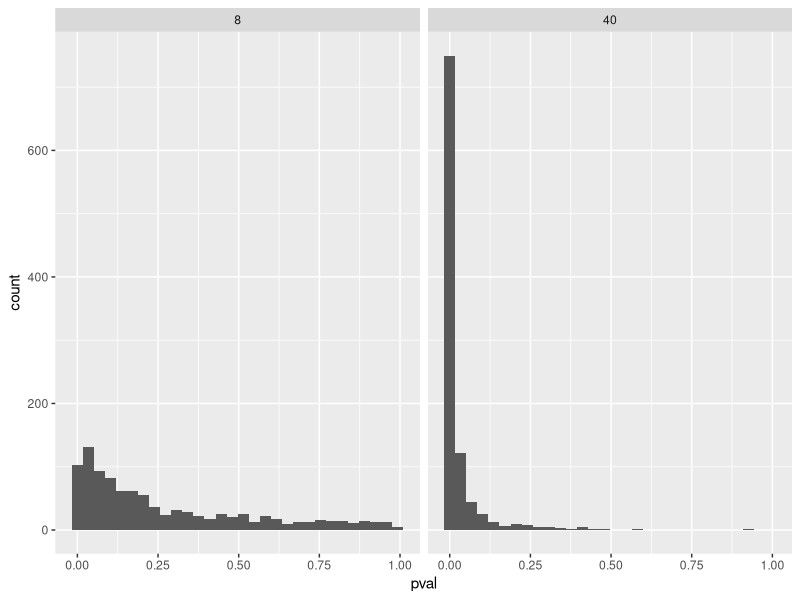
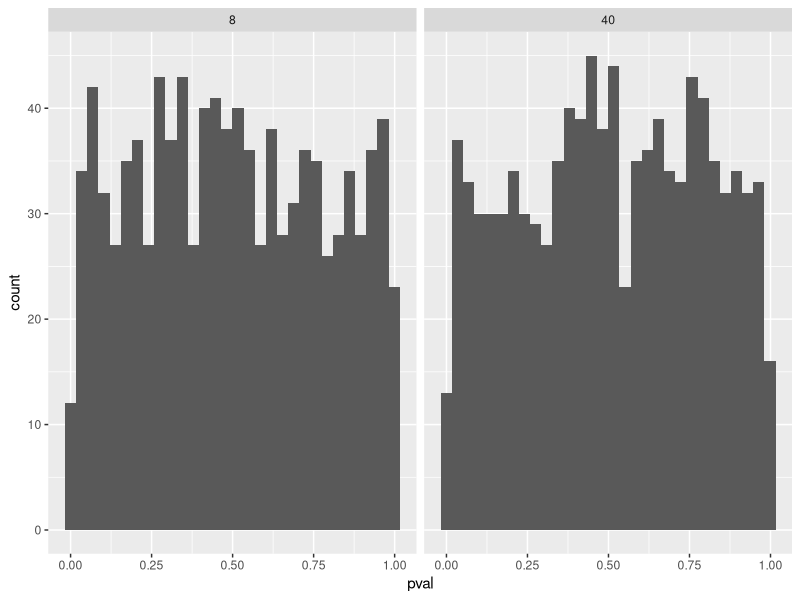

R code for these plots, in order:
## ---- chunk 1

library(tidyverse)

set.seed(1)
population <- rnorm(1000000, mean = 1.5, sd = 3)


samp1 <- data.frame(y = sample(population, 8, replace = FALSE))

samp2 <- data.frame(y = sample(population, 40, replace = FALSE))


m1 <- lm(y ~ 1, data = samp1)
m2 <- lm(y ~ 1, data = samp2)

summary(m1)
## ---- chunk 2

library(tidyverse)

set.seed(1)
population <- rnorm(1000000, mean = 1.5, sd = 3)


samp1 <- data.frame(y = sample(population, 8, replace = FALSE))

samp2 <- data.frame(y = sample(population, 40, replace = FALSE))


m1 <- lm(y ~ 1, data = samp1)
m2 <- lm(y ~ 1, data = samp2)

summary(m2)
## ---- chunk 3
# Create data frames to store the model estimates
results_8 <- data.frame(estimate = rep(NA, 1000), 
                      se = rep(NA, 1000), 
                      pval = rep(NA, 1000), 
                      n = 8)  

results_40 <- data.frame(estimate = rep(NA, 1000), 
                      se = rep(NA, 1000), 
                      pval = rep(NA, 1000), 
                      n = 40)

# A for loop used to sample 1000 studies, each iteration (i) will draw a new sample
# from the population. 

for(i in 1:1000) {
  
  # Draw a sample 
  samp1 <- data.frame(y = sample(population, 8, replace = FALSE))
  samp2 <- data.frame(y = sample(population, 40, replace = FALSE))

  # Model the data
  m1 <- lm(y ~ 1, data = samp1)
  m2 <- lm(y ~ 1, data = samp2)
  
  # Extract values from the models
  results_8[i, 1] <- coef(summary(m1))[1, 1]
  results_8[i, 2] <- coef(summary(m1))[1, 2]
  results_8[i, 3] <- coef(summary(m1))[1, 4]

  results_40[i, 1] <- coef(summary(m2))[1, 1]
  results_40[i, 2] <- coef(summary(m2))[1, 2]
  results_40[i, 3] <- coef(summary(m2))[1, 4]
  
  
}


# Save the results in a combined data frame

results <- bind_rows(results_8, results_40)
## ---- chunk 4
# Dele opp results dataframen basert på utvalgsstørrelse
results_8 <- results %>% filter(n == 8)
results_40 <- results %>% filter(n == 40)

# Beregn standardavvik og gjennomsnitt for hver gruppe
sd_estimate_8 <- sd(results_8$estimate) 
mean_se_8 <- mean(results_8$se)

sd_estimate_40 <- sd(results_40$estimate)
mean_se_40 <- mean(results_40$se)



### Utvalgsstørrelse 8

#### Standardavvik (SD) for estimatene: `r sd_estimate_8`

#### Gjennomsnittlig Standardfeil (SE): `r mean_se_8`

### Utvalgsstørrelse 40

#### Standardavvik (SD) for estimatene: `r sd_estimate_40`

#### Gjennomsnittlig Standardfeil (SE): `r mean_se_40`

## ---- chunk 5

# Example code for copy and paste

# A two facets histogram can be created with ggplot2
results %>%
  ggplot(aes(pval)) + 
  geom_histogram() +
  facet_wrap(~ n)

## ---- chunk 6
# Count the proportion of tests below a certain p-value for each 
results_table <- results %>%
  filter(pval < 0.05) %>%
  group_by(n) %>%
  summarise(sig_results = n()/1000)

# Vis tabellen penere og gjør at jeg kan refere til den i teksten (om jeg skjønte PerplexityAI riktig)
knitr::kable(results_table, caption = "Andel signifikante resultater")

# hvordan results kan bli refferert til i teksten

##- For \( n = `r results_table$n[1]` \): `r results_table$sig_results[1]`
##- For \( n = `r results_table$n[2]` \): `r results_table$sig_results[2]`

## ---- chunk 7
library(dplyr)

# Tell antall studier med p-verdier under alpha for hver utvalgsstørrelse
results_table001 <- results %>%
  filter(pval < 0.01) %>%
  group_by(n) %>%
  summarise(sig_results = n()/1000)

# Vis resultatene med knitr
knitr::kable(results_table001, caption = "Andel signifikante resultater med terskel 0.01")
## ---- chunk 8
library(dplyr)

# Tell antall studier med p-verdier under alpha for hver utvalgsstørrelse
results_table002 <- results %>%
  filter(pval < 0.10) %>%
  group_by(n) %>%
  summarise(sig_results = n()/1000)

# Vis resultatene med knitr
knitr::kable(results_table002, caption = "Andel signifikante resultater med terskel 0.10")
## ---- chunk 9
library(pwr)

# Beregn styrke for n = 8

pwr.t.test(n = 8, sig.level = 0.05, d = 1.5/3, type = "one.sample")

# Beregn styrke for n = 40

pwr.t.test(n = 40, sig.level = 0.05, d = 1.5/3, type = "one.sample")


## ---- chunk 10

population <- rnorm(1000000, mean = 0, sd = 3)


# Create data frames to store the model estimates
results_8 <- data.frame(estimate = rep(NA, 1000), 
                      se = rep(NA, 1000), 
                      pval = rep(NA, 1000), 
                      n = 8)  

results_40 <- data.frame(estimate = rep(NA, 1000), 
                      se = rep(NA, 1000), 
                      pval = rep(NA, 1000), 
                      n = 40)

# A for loop used to sample 1000 studies, each iteration (i) will draw a new sample
# from the population. 

for(i in 1:1000) {
  
  # Draw a sample 
  samp1 <- data.frame(y = sample(population, 8, replace = FALSE))
  samp2 <- data.frame(y = sample(population, 40, replace = FALSE))

  # Model the data
  m1 <- lm(y ~ 1, data = samp1)
  m2 <- lm(y ~ 1, data = samp2)
  
  # Extract values from the models
  results_8[i, 1] <- coef(summary(m1))[1, 1]
  results_8[i, 2] <- coef(summary(m1))[1, 2]
  results_8[i, 3] <- coef(summary(m1))[1, 4]

  results_40[i, 1] <- coef(summary(m2))[1, 1]
  results_40[i, 2] <- coef(summary(m2))[1, 2]
  results_40[i, 3] <- coef(summary(m2))[1, 4]
  
  
}


# Save the results in a combined data frame

results_null <- bind_rows(results_8, results_40)

## ---- chunk 11
# A two facets histogram can be created with ggplot2
results_null %>%
  ggplot(aes(pval)) + 
  geom_histogram() +
  facet_wrap(~ n)
## ---- chunk 12

# Tell antall falske positive resultater
false_positives <- sum(results_null$pval < 0.05)

# Vis resultatet
false_positives
